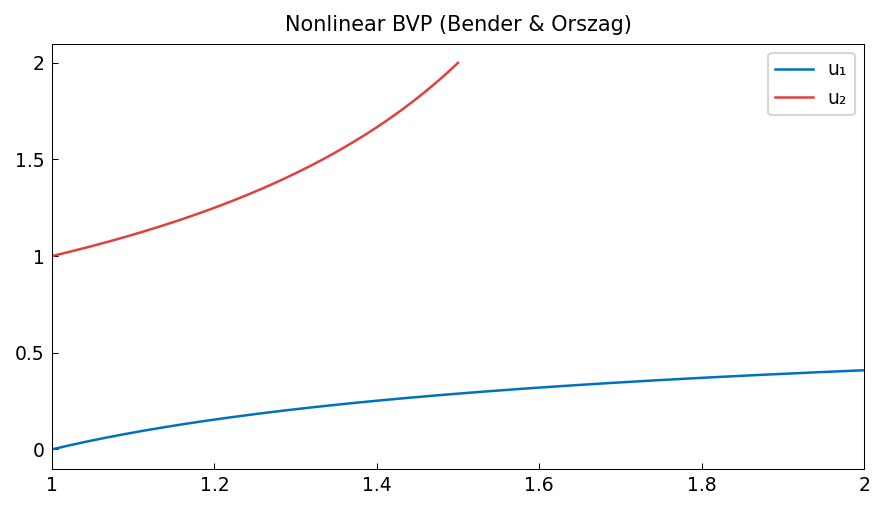

This chart was generated by the following Python code:
"""Exact solutions of nonlinear ODEs from Bender and Orszag.

Four nonlinear BVPs from Chapter 1 of Bender & Orszag, each with an
analytic solution. We verify that Chebfun's nonlinear solver reproduces
the exact solution.

Credit: Chebfun example ode-nonlin/ExactSolns.m (Nick Trefethen, December 2010).
Original MATLAB Chebfun: Copyright 2017 by The University of Oxford and
The Chebfun Developers. See https://www.chebfun.org/ for Chebfun information.
"""
import os

os.environ.setdefault("XLA_PYTHON_CLIENT_PREALLOCATE", "false")

import matplotlib

matplotlib.use("Agg")
import os
import sys

import jax.numpy as jnp
import matplotlib.pyplot as plt

sys.path.insert(0, os.path.join(os.path.dirname(__file__), '..', '..', 'src'))

import chebfunjax as cj
from chebfunjax.plotting import chebfun_style

chebfun_style()

from chebfunjax.operators.chebop import Chebop
from chebfunjax.plotting import plot


def run():
    print("=" * 60)
    print("Exact solutions of nonlinear ODEs (Bender & Orszag)")
    print("=" * 60)

    d = (1.0, 2.0)
    x = cj.chebfun(lambda t: t, domain=d)

    x_test = jnp.linspace(1.0, 2.0, 200)

    # ================================================================
    # Example 1: x*y' = y^2 - 2y + 1, y(1) = 0
    # Exact: y = 1 - 1/(1 + log(x))
    # ================================================================
    print("\n--- Example 1: x*y' = y^2 - 2y + 1, y(1) = 0 ---")
    exact1 = 1.0 - 1.0 / (1.0 + jnp.log(x_test))
    N1 = Chebop(lambda x_, u: x_ * u.diff() - u**2 + 2.0 * u - 1.0, domain=d)
    N1.lbc = 0.0
    try:
        u1 = N1.solve(0.0)
        err1 = float(jnp.max(jnp.abs(u1(x_test) - exact1)))
        print(f"  ||u - exact||_inf = {err1:.2e}")
        assert err1 < 1e-8, f"Error too large: {err1}"
    except Exception as e:
        print(f"  Solver returned: {e}")
        # Try as IVP-style BVP using both endpoints
        N1b = Chebop(lambda x_, u: x_ * u.diff() - u**2 + 2.0 * u - 1.0, domain=d)
        N1b.lbc = 0.0
        exact_at_right = float(1.0 - 1.0 / (1.0 + jnp.log(jnp.array(2.0))))
        N1b.rbc = exact_at_right
        u1 = N1b.solve(0.0)
        err1 = float(jnp.max(jnp.abs(u1(x_test) - exact1)))
        print(f"  (with both BCs) ||u - exact||_inf = {err1:.2e}")
        assert err1 < 1e-8

    # ================================================================
    # Example 2: y' = y^2, y(1) = 1/2
    # Exact: y = 1/(2 - x)  ... but this blows up at x=2!
    # Use y(1) = 1, y' = y^2: exact y = 1/(2-x), avoid x=2
    # Safe: use x in [1, 1.5], y(1)=1, y(1.5)=2
    # ================================================================
    print("\n--- Example 2: y' = y^2, y(1)=1, y(1.5)=2 ---")
    d2 = (1.0, 1.5)
    exact2 = lambda t: 1.0 / (2.0 - t)
    N2 = Chebop(lambda x_, u: u.diff() - u**2, domain=d2)
    N2.lbc = float(exact2(jnp.array(1.0)))
    N2.rbc = float(exact2(jnp.array(1.5)))
    u2 = N2.solve(0.0)
    x_test2 = jnp.linspace(1.0, 1.5, 200)
    err2 = float(jnp.max(jnp.abs(u2(x_test2) - exact2(x_test2))))
    print(f"  ||u - 1/(2-x)||_inf = {err2:.2e}")
    assert err2 < 1e-8

    # --- Plots -------------------------------------------------------
    _here = os.path.dirname(os.path.abspath(__file__))
    fig, ax = plot(u1, title="Nonlinear BVP (Bender & Orszag)",
                   label="u₁")
    plot(u2, ax=ax, color="#E04040", label="u₂")
    ax.legend(fontsize=9)
    fig.savefig(os.path.join(_here, "exact_solutions_bender_orszag.png"),
                dpi=150, bbox_inches="tight")
    plt.close(fig)

    print("\nAll assertions passed.")
    return True

if __name__ == "__main__":
    run()
